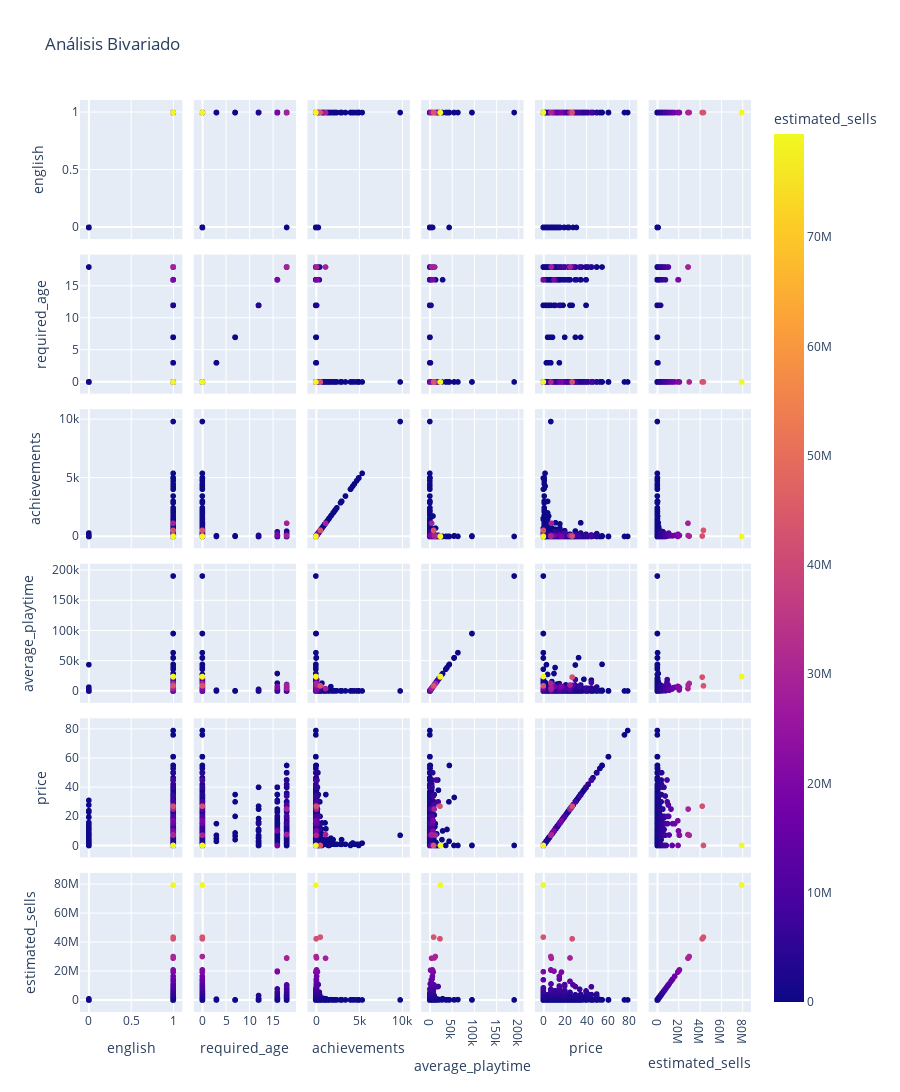

Write notebook code for a chart like this one.
### Code cell
fig = px.scatter_matrix(
    df_train.sort_values(by="estimated_sells", ascending=True),
    dimensions=numericas,
    height=1200,
    title="Análisis Bivariado",
    color='estimated_sells'
)
fig.update_traces(diagonal_visible=True)
fig.show()

### Figure 1 — Plotly figure (JSON) as saved in the notebook; plotly's stock layout.template omitted (floating-point values rounded to 4 significant figures; data arrays with more than 128 entries replaced by an {"elided": "..."} marker saying what was removed)
{"data": [{"diagonal": {"visible": true}, "dimensions": [{"axis": {"matches": true}, "label": "english", "values": {"elided": "7881 int values"}}, {"axis": {"matches": true}, "label": "required_age", "values": {"elided": "7881 int values"}}, {"axis": {"matches": true}, "label": "achievements", "values": {"elided": "7881 int values"}}, {"axis": {"matches": true}, "label": "average_playtime", "values": {"elided": "7881 int values"}}, {"axis": {"matches": true}, "label": "price", "values": {"elided": "7881 float values"}}, {"axis": {"matches": true}, "label": "estimated_sells", "values": {"elided": "7881 int values"}}], "hovertemplate": "%{xaxis.title.text}=%{x}<br>%{yaxis.title.text}=%{y}<br>estimated_sells=%{marker.color}<extra></extra>", "legendgroup": "", "marker": {"color": {"elided": "7881 int values"}, "coloraxis": "coloraxis", "symbol": "circle"}, "name": "", "showlegend": false, "type": "splom"}], "layout": {"coloraxis": {"colorbar": {"title": {"text": "estimated_sells"}}, "colorscale": [[0, "#0d0887"], [0.1111, "#46039f"], [0.2222, "#7201a8"], [0.3333, "#9c179e"], [0.4444, "#bd3786"], [0.5556, "#d8576b"], [0.6667, "#ed7953"], [0.7778, "#fb9f3a"], [0.8889, "#fdca26"], [1, "#f0f921"]]}, "dragmode": "select", "height": 1200, "legend": {"tracegroupgap": 0}, "title": {"text": "Análisis Bivariado"}}}
